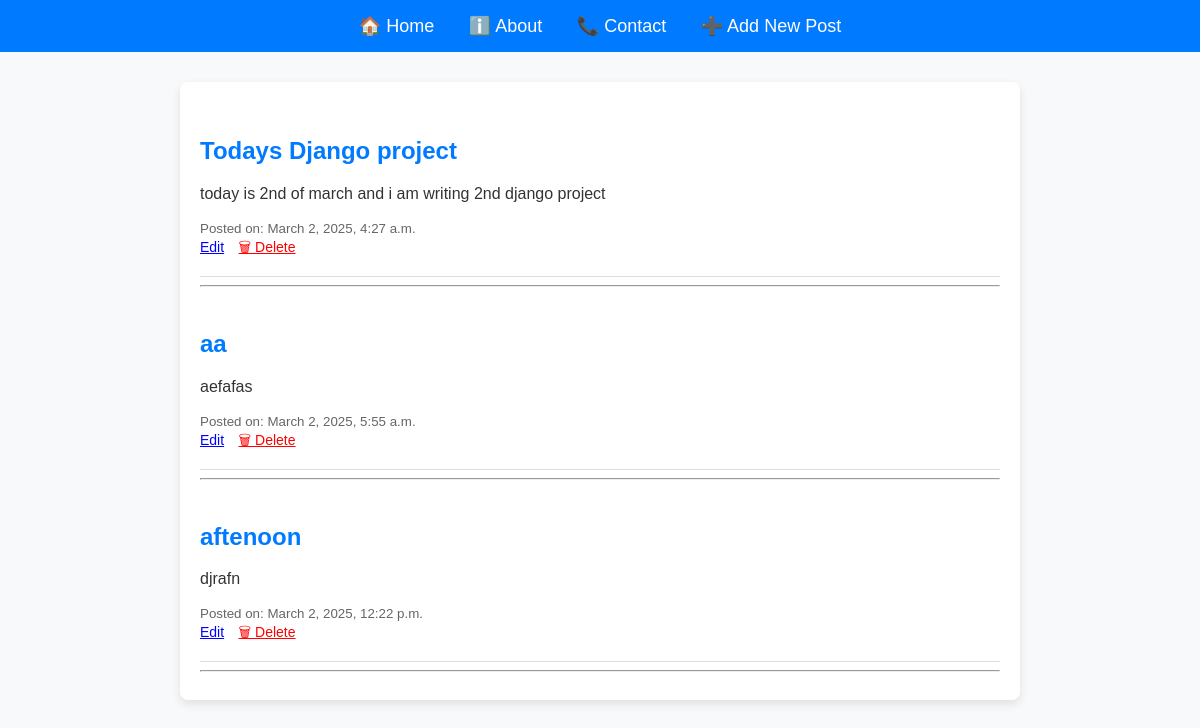
The page / on the database its author committed.
### blog/models.py (models this page shows, shortened)
class Post(models.Model):
    title = models.CharField(max_length=200)  # ব্লগের শিরোনাম
    content = models.TextField()  # ব্লগের বিস্তারিত লেখা
    created_at = models.DateTimeField(auto_now_add=True)  # কখন পোস্ট হয়েছে

### blog/views.py (the view)
# urls.py: path('', views.home, name='home'),  # ✅ Home Page
def home(request):
    posts = Post.objects.all()  # ✅ সব পোস্ট দেখাবে
    return render(request, 'blog/home.html', {'posts': posts})

### blog/templates/blog/home.html (shortened to what this page needs)
{% extends 'blog/base.html' %}
{% block content %}
    {% for post in posts %}
        <div class="post">
            <h2>{{ post.title }}</h2>
            <p>{{ post.content }}</p>
            <small>Posted on: {{ post.created_at }}</small>
            <br>
            <a href="{% url 'edit_post' post.id %}" style="color: blue;">Edit</a>
            <a href="{% url 'delete_post' post.id %}" style="color: red;">🗑 Delete</a>
        </div>
        <hr>
    {% empty %}
        <p>No posts available.</p>
    {% endfor %}
{% endblock %}

### blog/templates/blog/base.html (shortened to what this page needs)
<!DOCTYPE html>
<html lang="en">
<head>
    {% load static %}
    <link rel="stylesheet" href="{% static 'css/style.css' %}">
</head>
<body>
    <nav>
        <a href="{% url 'home' %}">🏠 Home</a>
        <a href="#">ℹ️ About</a>
        <a href="#">📞 Contact</a>
        <a href="{% url 'add_post' %}">➕ Add New Post</a>
    </nav>
    <div class="container">
        {% block content %}
        {% endblock %}
    </div>
</body>
</html>

### blog/static/css/style.css (style rules this page uses)
body { font-family: Arial, sans-serif; margin: 0; padding: 0; background-color: #f8f9fa; color: #333; }
.container { max-width: 800px; margin: 30px auto; background: white; padding: 20px; border-radius: 8px; box-shadow: 0 4px 10px rgba(0,0,0,0.1); }
nav { background: #007bff; padding: 15px; text-align: center; }
nav a { color: white; text-decoration: none; margin: 0 15px; font-size: 18px; transition: 0.3s; }
.post { border-bottom: 1px solid #ddd; padding: 15px 0; }
.post h2 { color: #007bff; }
.post small { color: #666; }
.post a { margin-right: 10px; font-size: 14px; }

### rows shown on the page
Post: title "Todays Django project", content "today is 2nd of march and i am writing 2nd django project", created_at "March 2, 2025, 4:27 a.m."
Post: title "aa", content "aefafas", created_at "March 2, 2025, 5:55 a.m."
Post: title "aftenoon", content "djrafn", created_at "March 2, 2025, 12:22 p.m."
